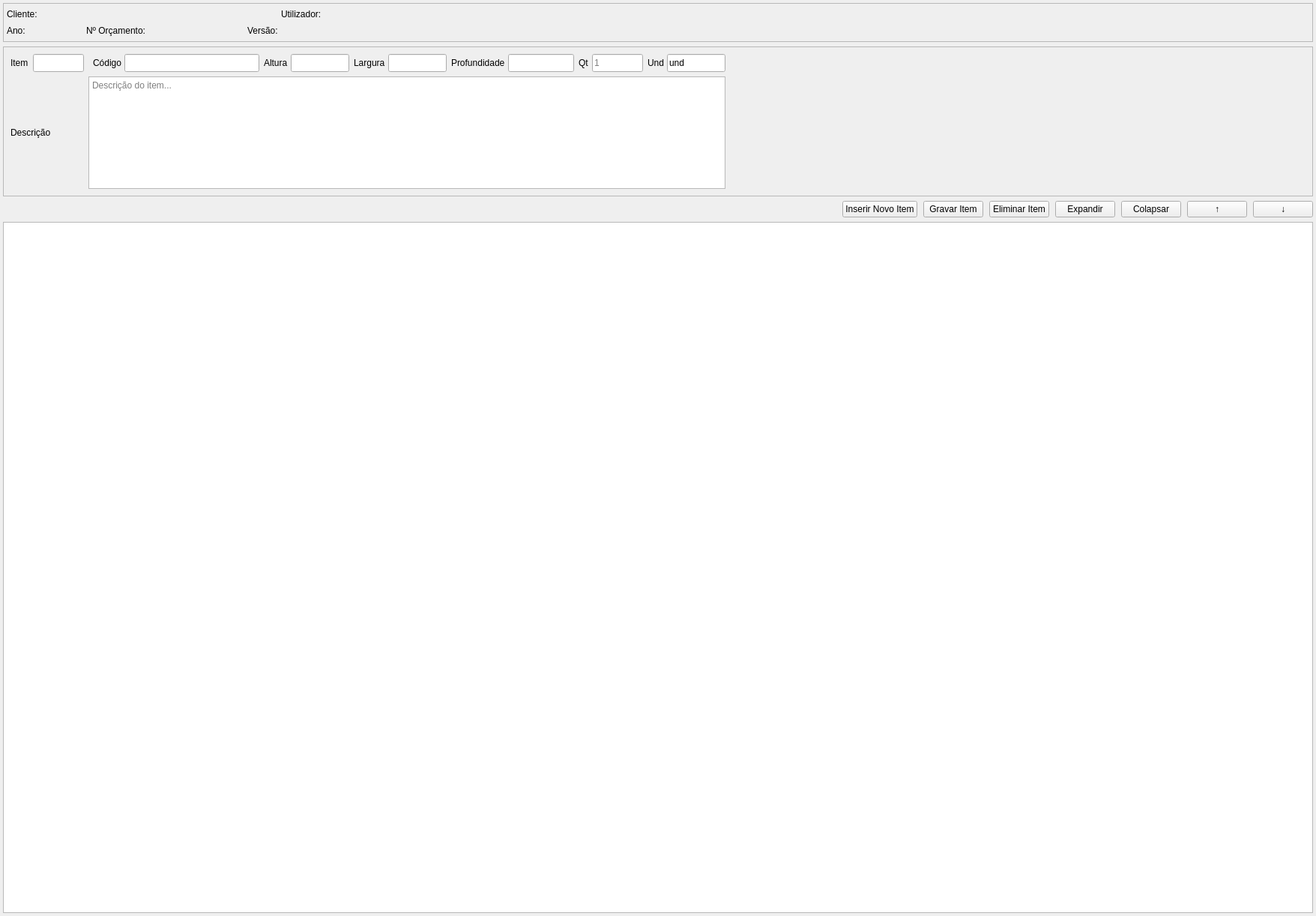
<?xml version="1.0" encoding="UTF-8"?>
<ui version="4.0">
 <class>FormItens</class>
 <widget class="QWidget" name="FormItens">
  <property name="geometry">
   <rect>
    <x>0</x>
    <y>0</y>
    <width>1756</width>
    <height>1222</height>
   </rect>
  </property>
  <property name="windowTitle">
   <string>Itens</string>
  </property>
  <layout class="QVBoxLayout" name="verticalLayoutMain">
   <property name="spacing">
    <number>6</number>
   </property>
   <property name="leftMargin">
    <number>4</number>
   </property>
   <property name="topMargin">
    <number>4</number>
   </property>
   <property name="rightMargin">
    <number>4</number>
   </property>
   <property name="bottomMargin">
    <number>4</number>
   </property>
   <item>
    <widget class="QFrame" name="header">
     <property name="frameShape">
      <enum>QFrame::Shape::StyledPanel</enum>
     </property>
     <layout class="QVBoxLayout" name="headerVLayout">
      <property name="spacing">
       <number>2</number>
      </property>
      <property name="leftMargin">
       <number>4</number>
      </property>
      <property name="topMargin">
       <number>4</number>
      </property>
      <property name="rightMargin">
       <number>4</number>
      </property>
      <property name="bottomMargin">
       <number>4</number>
      </property>
      <item>
       <layout class="QHBoxLayout" name="headerRowA">
        <property name="spacing">
         <number>12</number>
        </property>
        <item>
         <layout class="QHBoxLayout" name="layout_cliente">
          <property name="spacing">
           <number>4</number>
          </property>
          <property name="leftMargin">
           <number>0</number>
          </property>
          <property name="topMargin">
           <number>0</number>
          </property>
          <property name="rightMargin">
           <number>0</number>
          </property>
          <property name="bottomMargin">
           <number>0</number>
          </property>
          <item>
           <widget class="QLabel" name="lbl_cliente">
            <property name="minimumSize">
             <size>
              <width>50</width>
              <height>0</height>
             </size>
            </property>
            <property name="text">
             <string>Cliente:</string>
            </property>
           </widget>
          </item>
          <item>
           <widget class="QLabel" name="lbl_cliente_val">
            <property name="minimumSize">
             <size>
              <width>300</width>
              <height>0</height>
             </size>
            </property>
            <property name="text">
             <string/>
            </property>
           </widget>
          </item>
         </layout>
        </item>
        <item>
         <layout class="QHBoxLayout" name="layout_user">
          <property name="spacing">
           <number>4</number>
          </property>
          <property name="leftMargin">
           <number>0</number>
          </property>
          <property name="topMargin">
           <number>0</number>
          </property>
          <property name="rightMargin">
           <number>0</number>
          </property>
          <property name="bottomMargin">
           <number>0</number>
          </property>
          <item>
           <widget class="QLabel" name="lbl_user">
            <property name="text">
             <string>Utilizador:</string>
            </property>
           </widget>
          </item>
          <item>
           <widget class="QLabel" name="lbl_user_val">
            <property name="minimumSize">
             <size>
              <width>180</width>
              <height>0</height>
             </size>
            </property>
            <property name="text">
             <string/>
            </property>
           </widget>
          </item>
         </layout>
        </item>
        <item>
         <spacer name="headerSpacerA">
          <property name="orientation">
           <enum>Qt::Orientation::Horizontal</enum>
          </property>
          <property name="sizeHint" stdset="0">
           <size>
            <width>20</width>
            <height>20</height>
           </size>
          </property>
         </spacer>
        </item>
       </layout>
      </item>
      <item>
       <layout class="QHBoxLayout" name="headerRowB">
        <property name="spacing">
         <number>12</number>
        </property>
        <item>
         <layout class="QHBoxLayout" name="layout_ano">
          <property name="spacing">
           <number>4</number>
          </property>
          <property name="leftMargin">
           <number>0</number>
          </property>
          <property name="topMargin">
           <number>0</number>
          </property>
          <property name="rightMargin">
           <number>0</number>
          </property>
          <property name="bottomMargin">
           <number>0</number>
          </property>
          <item>
           <widget class="QLabel" name="lbl_ano">
            <property name="minimumSize">
             <size>
              <width>30</width>
              <height>0</height>
             </size>
            </property>
            <property name="text">
             <string>Ano:</string>
            </property>
           </widget>
          </item>
          <item>
           <widget class="QLabel" name="lbl_ano_val">
            <property name="minimumSize">
             <size>
              <width>60</width>
              <height>0</height>
             </size>
            </property>
            <property name="text">
             <string/>
            </property>
           </widget>
          </item>
         </layout>
        </item>
        <item>
         <layout class="QHBoxLayout" name="layout_num">
          <property name="spacing">
           <number>4</number>
          </property>
          <property name="leftMargin">
           <number>0</number>
          </property>
          <property name="topMargin">
           <number>0</number>
          </property>
          <property name="rightMargin">
           <number>0</number>
          </property>
          <property name="bottomMargin">
           <number>0</number>
          </property>
          <item>
           <widget class="QLabel" name="lbl_num">
            <property name="text">
             <string>Nº Orçamento:</string>
            </property>
           </widget>
          </item>
          <item>
           <widget class="QLabel" name="lbl_num_val">
            <property name="minimumSize">
             <size>
              <width>120</width>
              <height>0</height>
             </size>
            </property>
            <property name="text">
             <string/>
            </property>
           </widget>
          </item>
         </layout>
        </item>
        <item>
         <layout class="QHBoxLayout" name="layout_ver">
          <property name="spacing">
           <number>4</number>
          </property>
          <property name="leftMargin">
           <number>0</number>
          </property>
          <property name="topMargin">
           <number>0</number>
          </property>
          <property name="rightMargin">
           <number>0</number>
          </property>
          <property name="bottomMargin">
           <number>0</number>
          </property>
          <item>
           <widget class="QLabel" name="lbl_ver">
            <property name="minimumSize">
             <size>
              <width>50</width>
              <height>0</height>
             </size>
            </property>
            <property name="text">
             <string>Versão:</string>
            </property>
           </widget>
          </item>
          <item>
           <widget class="QLabel" name="lbl_ver_val">
            <property name="minimumSize">
             <size>
              <width>40</width>
              <height>0</height>
             </size>
            </property>
            <property name="text">
             <string/>
            </property>
           </widget>
          </item>
         </layout>
        </item>
        <item>
         <spacer name="headerSpacerB">
          <property name="orientation">
           <enum>Qt::Orientation::Horizontal</enum>
          </property>
          <property name="sizeHint" stdset="0">
           <size>
            <width>20</width>
            <height>20</height>
           </size>
          </property>
         </spacer>
        </item>
       </layout>
      </item>
     </layout>
    </widget>
   </item>
   <item>
    <widget class="QFrame" name="form_frame">
     <property name="sizePolicy">
      <sizepolicy hsizetype="Preferred" vsizetype="Fixed">
       <horstretch>0</horstretch>
       <verstretch>0</verstretch>
      </sizepolicy>
     </property>
     <property name="minimumSize">
      <size>
       <width>0</width>
       <height>80</height>
      </size>
     </property>
     <property name="frameShape">
      <enum>QFrame::Shape::StyledPanel</enum>
     </property>
     <layout class="QGridLayout" name="gridLayout">
      <item row="0" column="3">
       <layout class="QHBoxLayout" name="layout_codigo">
        <property name="spacing">
         <number>4</number>
        </property>
        <property name="leftMargin">
         <number>0</number>
        </property>
        <property name="topMargin">
         <number>0</number>
        </property>
        <property name="rightMargin">
         <number>0</number>
        </property>
        <property name="bottomMargin">
         <number>0</number>
        </property>
        <item>
         <widget class="QLabel" name="lbl_codigo">
          <property name="text">
           <string>Código</string>
          </property>
         </widget>
        </item>
        <item>
         <widget class="QLineEdit" name="edit_codigo">
          <property name="minimumSize">
           <size>
            <width>180</width>
            <height>24</height>
           </size>
          </property>
          <property name="maximumSize">
           <size>
            <width>180</width>
            <height>24</height>
           </size>
          </property>
         </widget>
        </item>
       </layout>
      </item>
      <item row="0" column="6">
       <layout class="QHBoxLayout" name="layout_profundidade">
        <property name="spacing">
         <number>4</number>
        </property>
        <property name="leftMargin">
         <number>0</number>
        </property>
        <property name="topMargin">
         <number>0</number>
        </property>
        <property name="rightMargin">
         <number>0</number>
        </property>
        <property name="bottomMargin">
         <number>0</number>
        </property>
        <item>
         <widget class="QLabel" name="lbl_profundidade">
          <property name="text">
           <string>Profundidade</string>
          </property>
         </widget>
        </item>
        <item>
         <widget class="QLineEdit" name="edit_profundidade">
          <property name="minimumSize">
           <size>
            <width>70</width>
            <height>24</height>
           </size>
          </property>
          <property name="maximumSize">
           <size>
            <width>90</width>
            <height>24</height>
           </size>
          </property>
         </widget>
        </item>
       </layout>
      </item>
      <item row="0" column="1">
       <widget class="QLineEdit" name="edit_item">
        <property name="minimumSize">
         <size>
          <width>40</width>
          <height>24</height>
         </size>
        </property>
        <property name="maximumSize">
         <size>
          <width>70</width>
          <height>24</height>
         </size>
        </property>
        <property name="readOnly">
         <bool>true</bool>
        </property>
       </widget>
      </item>
      <item row="0" column="7">
       <layout class="QHBoxLayout" name="layout_qt">
        <property name="spacing">
         <number>4</number>
        </property>
        <property name="leftMargin">
         <number>0</number>
        </property>
        <property name="topMargin">
         <number>0</number>
        </property>
        <property name="rightMargin">
         <number>0</number>
        </property>
        <property name="bottomMargin">
         <number>0</number>
        </property>
        <item>
         <widget class="QLabel" name="lbl_qt">
          <property name="text">
           <string>Qt</string>
          </property>
         </widget>
        </item>
        <item>
         <widget class="QLineEdit" name="edit_qt">
          <property name="minimumSize">
           <size>
            <width>50</width>
            <height>24</height>
           </size>
          </property>
          <property name="maximumSize">
           <size>
            <width>70</width>
            <height>24</height>
           </size>
          </property>
          <property name="placeholderText">
           <string>1</string>
          </property>
         </widget>
        </item>
       </layout>
      </item>
      <item row="0" column="0">
       <widget class="QLabel" name="lbl_item">
        <property name="text">
         <string>Item</string>
        </property>
       </widget>
      </item>
      <item row="0" column="9">
       <spacer name="rowSpacer">
        <property name="orientation">
         <enum>Qt::Orientation::Horizontal</enum>
        </property>
        <property name="sizeHint" stdset="0">
         <size>
          <width>776</width>
          <height>20</height>
         </size>
        </property>
       </spacer>
      </item>
      <item row="0" column="8">
       <layout class="QHBoxLayout" name="layout_und">
        <property name="spacing">
         <number>4</number>
        </property>
        <property name="leftMargin">
         <number>0</number>
        </property>
        <property name="topMargin">
         <number>0</number>
        </property>
        <property name="rightMargin">
         <number>0</number>
        </property>
        <property name="bottomMargin">
         <number>0</number>
        </property>
        <item>
         <widget class="QLabel" name="lbl_und">
          <property name="text">
           <string>Und</string>
          </property>
         </widget>
        </item>
        <item>
         <widget class="QLineEdit" name="edit_und">
          <property name="minimumSize">
           <size>
            <width>50</width>
            <height>24</height>
           </size>
          </property>
          <property name="maximumSize">
           <size>
            <width>80</width>
            <height>24</height>
           </size>
          </property>
          <property name="text">
           <string>und</string>
          </property>
         </widget>
        </item>
       </layout>
      </item>
      <item row="0" column="4">
       <layout class="QHBoxLayout" name="layout_altura">
        <property name="spacing">
         <number>4</number>
        </property>
        <property name="leftMargin">
         <number>0</number>
        </property>
        <property name="topMargin">
         <number>0</number>
        </property>
        <property name="rightMargin">
         <number>0</number>
        </property>
        <property name="bottomMargin">
         <number>0</number>
        </property>
        <item>
         <widget class="QLabel" name="lbl_altura">
          <property name="text">
           <string>Altura</string>
          </property>
         </widget>
        </item>
        <item>
         <widget class="QLineEdit" name="edit_altura">
          <property name="minimumSize">
           <size>
            <width>60</width>
            <height>24</height>
           </size>
          </property>
          <property name="maximumSize">
           <size>
            <width>80</width>
            <height>24</height>
           </size>
          </property>
         </widget>
        </item>
       </layout>
      </item>
      <item row="1" column="2" colspan="7">
       <widget class="QTextEdit" name="edit_descricao">
        <property name="sizePolicy">
         <sizepolicy hsizetype="Expanding" vsizetype="Fixed">
          <horstretch>0</horstretch>
          <verstretch>0</verstretch>
         </sizepolicy>
        </property>
        <property name="minimumSize">
         <size>
          <width>300</width>
          <height>100</height>
         </size>
        </property>
        <property name="maximumSize">
         <size>
          <width>16777215</width>
          <height>150</height>
         </size>
        </property>
        <property name="placeholderText">
         <string>Descrição do item...</string>
        </property>
       </widget>
      </item>
      <item row="1" column="0" colspan="2">
       <widget class="QLabel" name="lbl_descricao">
        <property name="text">
         <string>Descrição</string>
        </property>
       </widget>
      </item>
      <item row="0" column="5">
       <layout class="QHBoxLayout" name="layout_largura">
        <property name="spacing">
         <number>4</number>
        </property>
        <property name="leftMargin">
         <number>0</number>
        </property>
        <property name="topMargin">
         <number>0</number>
        </property>
        <property name="rightMargin">
         <number>0</number>
        </property>
        <property name="bottomMargin">
         <number>0</number>
        </property>
        <item>
         <widget class="QLabel" name="lbl_largura">
          <property name="text">
           <string>Largura</string>
          </property>
         </widget>
        </item>
        <item>
         <widget class="QLineEdit" name="edit_largura">
          <property name="minimumSize">
           <size>
            <width>60</width>
            <height>24</height>
           </size>
          </property>
          <property name="maximumSize">
           <size>
            <width>80</width>
            <height>24</height>
           </size>
          </property>
         </widget>
        </item>
       </layout>
      </item>
     </layout>
    </widget>
   </item>
   <item>
    <layout class="QHBoxLayout" name="buttonsLayout">
     <property name="spacing">
      <number>8</number>
     </property>
     <item>
      <spacer name="horizontalSpacer">
       <property name="orientation">
        <enum>Qt::Orientation::Horizontal</enum>
       </property>
       <property name="sizeHint" stdset="0">
        <size>
         <width>40</width>
         <height>20</height>
        </size>
       </property>
      </spacer>
     </item>
     <item>
      <widget class="QPushButton" name="btn_add">
       <property name="text">
        <string>Inserir Novo Item</string>
       </property>
      </widget>
     </item>
     <item>
      <widget class="QPushButton" name="btn_save">
       <property name="text">
        <string>Gravar Item</string>
       </property>
      </widget>
     </item>
     <item>
      <widget class="QPushButton" name="btn_del">
       <property name="text">
        <string>Eliminar Item</string>
       </property>
      </widget>
     </item>
     <item>
      <widget class="QPushButton" name="btn_expand">
       <property name="text">
        <string>Expandir</string>
       </property>
      </widget>
     </item>
     <item>
      <widget class="QPushButton" name="btn_collapse">
       <property name="text">
        <string>Colapsar</string>
       </property>
      </widget>
     </item>
     <item>
      <widget class="QPushButton" name="btn_up">
       <property name="text">
        <string>↑</string>
       </property>
      </widget>
     </item>
     <item>
      <widget class="QPushButton" name="btn_dn">
       <property name="text">
        <string>↓</string>
       </property>
      </widget>
     </item>
    </layout>
   </item>
   <item>
    <widget class="QTableView" name="table">
     <property name="alternatingRowColors">
      <bool>true</bool>
     </property>
    </widget>
   </item>
  </layout>
 </widget>
 <resources/>
 <connections/>
</ui>
